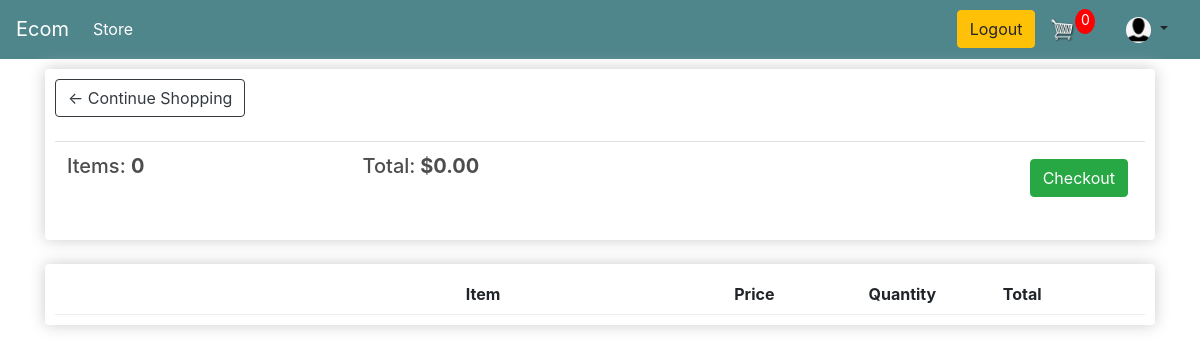
The page /cart/ (signed in) on the database as committed earlier.
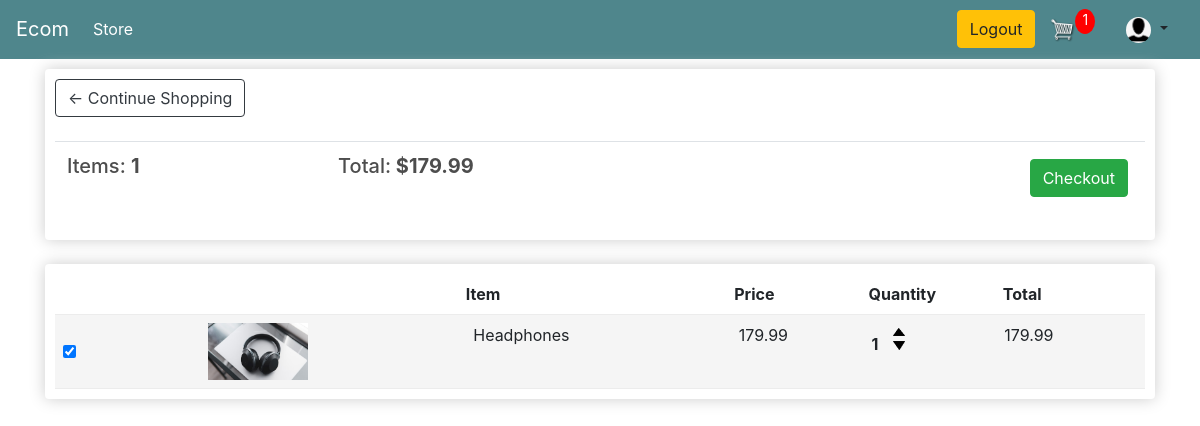
The same page on the database as committed later.
### store/models.py (models this page shows, shortened)
class Cart(models.Model):
    customer = models.ForeignKey(Customer, on_delete=models.SET_NULL, null=True, blank=True)
    created = models.DateTimeField(auto_now_add=True)
    modified = models.DateTimeField(auto_now=True)
    transaction_id = models.CharField(max_length=100, null=True)
    @property
    def get_cart_total(self):
        cart_items = self.cartitem_set.filter(is_checked = True)
        total = sum([item.get_total for item in cart_items])
        return total
    @property
    def get_all_cart_item_count(self):
        cart_items = self.cartitem_set.all()
        total = sum([item.quantity for item in cart_items])
        return total
    @property
    def get_checked_item_count(self):
        cart_items = self.cartitem_set.filter(is_checked = True)
        total = sum([item.quantity for item in cart_items])
        return total

class CartItem(models.Model):
    product = models.ForeignKey(Product, on_delete=models.SET_NULL, null=True, blank=True)
    cart = models.ForeignKey(Cart, on_delete=models.SET_NULL, null=True, blank=True)
    quantity = models.IntegerField(default=0, null=True, blank=True)
    is_checked = models.BooleanField(default=True)
    date_added = models.DateTimeField(auto_now_add=True)
    @property
    def get_total(self):
        return self.quantity * self.product.price

class Product(models.Model):
    name = models.CharField(max_length=200, null=True)
    price = models.FloatField()
    discount_price = models.FloatField(default=0.0)
    digital = models.BooleanField(default=False, null=True, blank=True)
    image = models.ImageField(null=True, blank=True)
    @property
    def imageURL(self):
        try:
            url = self.image.url
        except:
            url = ''
        return url

### store/views.py (the view)
# urls.py: path('cart/', store_views.cart, name = 'cart'),
def cart(request):
    cookieData = cartData(request = request)
    noOfCartItems = cookieData['noOfCartItems']
    cart = cookieData['cart']
    items = cookieData['items']
    products = getProductListFromCartItems(request, items)
    stockInfoList = getStockInfoList(products)
    cartInfoList = list(zip(items, stockInfoList))
    context={ 'cartInfoList': cartInfoList, 'cart': cart, 'noOfCartItems':  noOfCartItems }
    if not request.user.is_authenticated:
        messages.success(request, "Guest Checkout Feature!! You can now order without Login into the site! If all the cart-items are digital, you will not have to give your shipping address also!")
    return render(request, 'store/cart.html', context)

### store/models.py (called while the page is built)
    @property
    def no_of_purchased_unit(self):
        all_purchased_items = PurchasedItem.objects.filter(product=self.product)
        sum_of_purchase_quantity = sum([item.quantity for item in all_purchased_items]) if len(all_purchased_items) > 0 else 0
        return sum_of_purchase_quantity

    @property
    def no_of_sold_unit(self):
        all_sold_items = SoldItem.objects.filter(product=self.product)
        sum_of_sold_unit = sum([item.quantity for item in all_sold_items]) if len(all_sold_items) > 0 else 0
        return sum_of_sold_unit

    @property
    def no_of_item_in_stock(self):
        return self.no_of_purchased_unit - self.no_of_sold_unit

    @property
    def effective_order_limit(self):
        return min(self.order_limit, self.no_of_item_in_stock)

### store/utils.py (called while the page is built)
def getStockInfoList(products):
    stockInfoList = []
    for product in products:
        stockItem = Stock.objects.filter(product=product.id).first()
        if stockItem is not None:
            stockInfoList.append({ 'effectiveOrderLimit': stockItem.effective_order_limit })
        else:
            stockInfoList.append({ 'effectiveOrderLimit': 0 })
    return stockInfoList

### templates/store/cart.html (shortened to what the changed rows need)
{% extends 'store/main.html' %}
{% load static %}
{% block content %}
    <div class="row">
        <div class="col-lg-12">
            <div class="box-element">
                <br>
                <br>
                <table class="table">
                    <tr>
                        <th><h5>Items: <strong>{{ cart.get_checked_item_count }} </strong></h5></th>
                        <th><h5>Total:<strong> ${{cart.get_cart_total|floatformat:2}} </strong></h5></th>
                        <th>
                            <a id="checkout-button"  style="float:right; margin:5px;" class="btn btn-success" href="{% url 'checkout' %}">Checkout</a>
                        </th>
                    </tr>
                </table>
            </div>
            <br>
            <div class="box-element">
                {% for item, stockInfo in cartInfoList %}
                    {% if item.is_checked %}
                    <div id="cart-item-id-{{ forloop.counter0 }}" style="background-color:#f5f5f5;">
                    {% else %}
                    <div id="cart-item-id-{{ forloop.counter0 }}">
                    {% endif %}
                        <div class="cart-row p-2 m-0">
                            <div class="form-check form-check-inline" style="flex:1">
                                {% if item.is_checked %}
                                    <input  data-product={{item.product.id}} data-action="check-uncheck" class="form-check-input update-cart checked" type="checkbox" id="id_{{item.product.id}}" value="{{item.product.id}}" checked>
                                {% else %}
                                    <input  data-product={{item.product.id}} data-action="check-uncheck" class="form-check-input update-cart" type="checkbox" id="id_{{item.product.id}}" value="{{item.product.id}}">
                                {% endif %}
                            </div>
                            <div style="flex:2"><img class="row-image" src="{{item.product.imageURL}}"></div>
                            <div style="flex:2"><p>{{item.product.name}}</p></div>
                            <div style="flex:1"><p>{{item.product.price|floatformat:2}} </p></div>
                            <div style="flex:1">
                                <p class="quantity">{{item.quantity}}</p>
                                <div class="quantity">
                                    {% if stockInfo.effectiveOrderLimit %}
                                        {% if item.quantity <= stockInfo.effectiveOrderLimit %}
                                            <img data-product={{item.product.id}} data-action="add"  class="chg-quantity update-cart" src="{% static  'images/arrow-up.png' %}">
                                        {% endif %}
                                    {% else %}
                                        <script>
                                            document.getElementById("cart-item-id-{{ forloop.counter0 }}").classList.add("border")
                                            document.getElementById("cart-item-id-{{ forloop.counter0 }}").classList.add("border-danger")
                                        </script>
                                    {% endif %}
                                    <img data-product={{item.product.id}} data-action="remove"  class="chg-quantity update-cart" src="{% static  'images/arrow-down.png' %}">
                                </div>
                            </div>
                            <div style="flex:1"><p>{{item.get_total|floatformat:2}} </p></div>
                        </div>
                    </div>
                {% endfor %}
        </div>
    </div>
    <link rel="stylesheet" href="https://cdn.jsdelivr.net/npm/pixeden-stroke-7-icon@1.2.3/pe-icon-7-stroke/dist/pe-icon-7-stroke.min.css">
    <link href="https://cdn.jsdelivr.net/npm/bootstrap@4.4.1/dist/css/bootstrap.min.css" rel="stylesheet">
{% endblock content %}

### templates/store/main.html (shortened to what this page needs)
<!DOCTYPE html>
{% load static %}
<html>
    <head>
           <link rel="stylesheet" href="https://stackpath.bootstrapcdn.com/bootstrap/4.4.1/css/bootstrap.min.css">
           <link rel="stylesheet" type="text/css" href="{% static 'css/main.css' %}">
            <link href="https://cdn.jsdelivr.net/npm/bootstrap@4.4.1/dist/css/bootstrap.min.css" rel="stylesheet">
            <link rel="stylesheet" href="https://cdn.jsdelivr.net/npm/pixeden-stroke-7-icon@1.2.3/pe-icon-7-stroke/dist/pe-icon-7-stroke.min.css">
    </head>
    <body>
        <nav class="navbar navbar-expand-lg navbar-dark bg-dark" style="background-color:#4f868c !important">
            <a class="navbar-brand" href="{% url 'store' %}">Ecom</a>
            <div class="collapse navbar-collapse" id="navbarSupportedContent">
                <ul class="navbar-nav mr-auto">
                    <li class="nav-item active">
                        <a class="nav-link" href="{% url 'store' %}">Store <span class="sr-only">(current)</span></a>
                    </li>
                </ul>
                <div class="form-inline my-2 my-lg-0">
                    {% if user.is_authenticated %}
                        <a href={%url 'logout'%} class="btn btn-warning">Logout</a>
                    {% else %}
                        <a href={%url 'login'%} class="btn btn-warning mr-3">Login</a>
                        {% comment %} <a class="nav-item nav-link" href={%url 'login'%}>Login</a> {% endcomment %}
                        <a href={%url 'register'%} class="btn btn-success">Register</a>
                    {% endif %}
                    <a href="{% url 'cart' %}">
                        <img  id="cart-icon" src="{% static 'images/cart.png' %}">
                    </a>
                    <p id="cart-total">{{ noOfCartItems }}</p>
                </div>
                <div class="nav-item dropdown p-0 m-0">
                    <a class="nav-link dropdown-toggle" role="button" data-toggle="dropdown" aria-haspopup="true" aria-expanded="false">
                        <img id="profile-icon" class="rounded-circle article-img" src="{{ request.user.customer.image.url }}">
                    </a>
                </div>
            </div>
        </nav>
         <div class="container">
            {% block content %}
            {% endblock content %}
         </div>
    </body>
</html>

Rows that differ between the two databases and show on the page:
computed for Cart: get_checked_item_count "0" → "1"; get_cart_total "0.00" → "179.99"
added CartItem: product.imageURL (picture), product.name "Headphones", product.price "179.99", quantity "1", get_total "179.99"
Other text that changed with them:
{{ noOfCartItems }}: "0" → "1"
